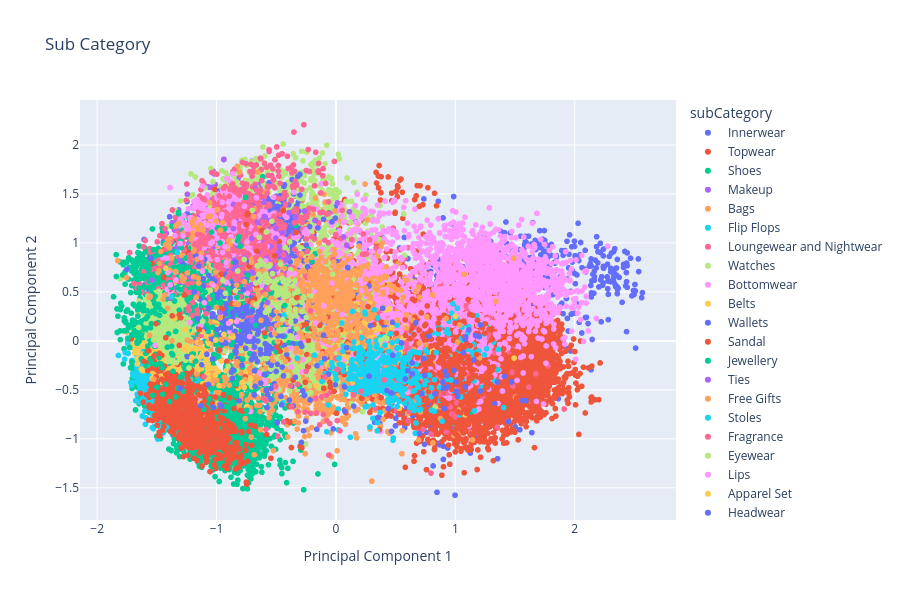

Notebook code cell kept with this figure:
### Code cell
fig = px.scatter(train, x=0, y=1, color="subCategory", title='Sub Category', height=600, labels={
                     "0": "Principal Component 1",
                     "1": "Principal Component 2"})
fig.show()

### Figure 1 — Plotly figure (JSON) as saved in the notebook; plotly's stock layout.template omitted (floating-point values rounded to 4 significant figures; data arrays with more than 128 entries replaced by an {"elided": "..."} marker saying what was removed)
{"data": [{"hovertemplate": "subCategory=Innerwear<br>Principal Component 1=%{x}<br>Principal Component 2=%{y}<extra></extra>", "legendgroup": "Innerwear", "marker": {"color": "#636efa", "symbol": "circle"}, "mode": "markers", "name": "Innerwear", "showlegend": true, "type": "scattergl", "x": {"elided": "1436 float values"}, "xaxis": "x", "y": {"elided": "1436 float values"}, "yaxis": "y"}, {"hovertemplate": "subCategory=Topwear<br>Principal Component 1=%{x}<br>Principal Component 2=%{y}<extra></extra>", "legendgroup": "Topwear", "marker": {"color": "#EF553B", "symbol": "circle"}, "mode": "markers", "name": "Topwear", "showlegend": true, "type": "scattergl", "x": {"elided": "12320 float values"}, "xaxis": "x", "y": {"elided": "12320 float values"}, "yaxis": "y"}, {"hovertemplate": "subCategory=Shoes<br>Principal Component 1=%{x}<br>Principal Component 2=%{y}<extra></extra>", "legendgroup": "Shoes", "marker": {"color": "#00cc96", "symbol": "circle"}, "mode": "markers", "name": "Shoes", "showlegend": true, "type": "scattergl", "x": {"elided": "5872 float values"}, "xaxis": "x", "y": {"elided": "5872 float values"}, "yaxis": "y"}, {"hovertemplate": "subCategory=Makeup<br>Principal Component 1=%{x}<br>Principal Component 2=%{y}<extra></extra>", "legendgroup": "Makeup", "marker": {"color": "#ab63fa", "symbol": "circle"}, "mode": "markers", "name": "Makeup", "showlegend": true, "type": "scattergl", "x": {"elided": "250 float values"}, "xaxis": "x", "y": {"elided": "250 float values"}, "yaxis": "y"}, {"hovertemplate": "subCategory=Bags<br>Principal Component 1=%{x}<br>Principal Component 2=%{y}<extra></extra>", "legendgroup": "Bags", "marker": {"color": "#FFA15A", "symbol": "circle"}, "mode": "markers", "name": "Bags", "showlegend": true, "type": "scattergl", "x": {"elided": "2408 float values"}, "xaxis": "x", "y": {"elided": "2408 float values"}, "yaxis": "y"}, {"hovertemplate": "subCategory=Flip Flops<br>Principal Component 1=%{x}<br>Principal Component 2=%{y}<extra></extra>", "legendgroup": "Flip Flops", "marker": {"color": "#19d3f3", "symbol": "circle"}, "mode": "markers", "name": "Flip Flops", "showlegend": true, "type": "scattergl", "x": {"elided": "753 float values"}, "xaxis": "x", "y": {"elided": "753 float values"}, "yaxis": "y"}, {"hovertemplate": "subCategory=Loungewear and Nightwear<br>Principal Component 1=%{x}<br>Principal Component 2=%{y}<extra></extra>", "legendgroup": "Loungewear and Nightwear", "marker": {"color": "#FF6692", "symbol": "circle"}, "mode": "markers", "name": "Loungewear and Nightwear", "showlegend": true, "type": "scattergl", "x": {"elided": "378 float values"}, "xaxis": "x", "y": {"elided": "378 float values"}, "yaxis": "y"}, {"hovertemplate": "subCategory=Watches<br>Principal Component 1=%{x}<br>Principal Component 2=%{y}<extra></extra>", "legendgroup": "Watches", "marker": {"color": "#B6E880", "symbol": "circle"}, "mode": "markers", "name": "Watches", "showlegend": true, "type": "scattergl", "x": {"elided": "2053 float values"}, "xaxis": "x", "y": {"elided": "2053 float values"}, "yaxis": "y"}, {"hovertemplate": "subCategory=Bottomwear<br>Principal Component 1=%{x}<br>Principal Component 2=%{y}<extra></extra>", "legendgroup": "Bottomwear", "marker": {"color": "#FF97FF", "symbol": "circle"}, "mode": "markers", "name": "Bottomwear", "showlegend": true, "type": "scattergl", "x": {"elided": "2141 float values"}, "xaxis": "x", "y": {"elided": "2141 float values"}, "yaxis": "y"}, {"hovertemplate": "subCategory=Belts<br>Principal Component 1=%{x}<br>Principal Component 2=%{y}<extra></extra>", "legendgroup": "Belts", "marker": {"color": "#FECB52", "symbol": "circle"}, "mode": "markers", "name": "Belts", "showlegend": true, "type": "scattergl", "x": {"elided": "644 float values"}, "xaxis": "x", "y": {"elided": "644 float values"}, "yaxis": "y"}, {"hovertemplate": "subCategory=Wallets<br>Principal Component 1=%{x}<br>Principal Component 2=%{y}<extra></extra>", "legendgroup": "Wallets", "marker": {"color": "#636efa", "symbol": "circle"}, "mode": "markers", "name": "Wallets", "showlegend": true, "type": "scattergl", "x": {"elided": "743 float values"}, "xaxis": "x", "y": {"elided": "743 float values"}, "yaxis": "y"}, {"hovertemplate": "subCategory=Sandal<br>Principal Component 1=%{x}<br>Principal Component 2=%{y}<extra></extra>", "legendgroup": "Sandal", "marker": {"color": "#EF553B", "symbol": "circle"}, "mode": "markers", "name": "Sandal", "showlegend": true, "type": "scattergl", "x": {"elided": "786 float values"}, "xaxis": "x", "y": {"elided": "786 float values"}, "yaxis": "y"}, {"hovertemplate": "subCategory=Jewellery<br>Principal Component 1=%{x}<br>Principal Component 2=%{y}<extra></extra>", "legendgroup": "Jewellery", "marker": {"color": "#00cc96", "symbol": "circle"}, "mode": "markers", "name": "Jewellery", "showlegend": true, "type": "scattergl", "x": {"elided": "879 float values"}, "xaxis": "x", "y": {"elided": "879 float values"}, "yaxis": "y"}, {"hovertemplate": "subCategory=Ties<br>Principal Component 1=%{x}<br>Principal Component 2=%{y}<extra></extra>", "legendgroup": "Ties", "marker": {"color": "#ab63fa", "symbol": "circle"}, "mode": "markers", "name": "Ties", "showlegend": true, "type": "scattergl", "x": {"elided": "216 float values"}, "xaxis": "x", "y": {"elided": "216 float values"}, "yaxis": "y"}, {"hovertemplate": "subCategory=Free Gifts<br>Principal Component 1=%{x}<br>Principal Component 2=%{y}<extra></extra>", "legendgroup": "Free Gifts", "marker": {"color": "#FFA15A", "symbol": "circle"}, "mode": "markers", "name": "Free Gifts", "showlegend": true, "type": "scattergl", "x": [-0.2744, -0.1836, -0.0995, -0.5694, 0.2651, -0.002749, -0.6264, 0.06879, 0.1276, -0.6183, -0.5135, -0.008, -1.166, -0.5377, -0.3685, -0.1369, -0.5849, -0.01639, 0.2495, -1.437, 0.3412, -0.1919, 0.6473, 0.04363, 0.4395, -0.1093, 0.4439, 0.2441, 0.4725, 0.04261, -0.8223, 0.03553, 0.208, -0.1407, -0.1547, -0.06219, -0.7212, -0.2291, -0.6615, -1.485, -1.438, -1.498, -0.08846, -0.4616, -0.6037, -1.294, 0.07924, 0.5352, -0.337, 0.5872, -0.6743, -0.5174, -0.7628, -0.2375, -1.422, -0.2055, -0.1973, -0.7422, -0.09021, -0.3215, -0.1715, -0.5873, -0.2405, -1.45, -0.5472, -0.3364, -1.473, -0.3362, 0.1666, 0.5115, -0.3243, -0.6526, 0.2004, -0.5948, -0.2161, -0.04327, -1.06, -0.2645, -1.041, -1.499, -0.3107], "xaxis": "x", "y": [0.5345, -0.1787, 1.496, 1.237, 1.236, 0.4562, 1.035, -0.4298, 0.3116, 1.378, -0.4693, 1.326, -0.3384, -0.1558, 0.533, 0.9092, 0.3799, 0.9334, 0.6321, 0.3819, -0.06591, 1.288, -0.6265, -0.3462, 0.02167, 0.2327, -0.3564, 1.601, -0.6151, -0.3456, 1.056, -0.1151, -0.6285, 0.998, 0.798, 0.448, 0.4198, 0.3746, 1.101, 0.7408, 0.2815, 0.4514, 0.4677, 0.8027, 1.52, 1.225, 0.1112, -0.4783, 0.3279, -0.2461, 1.149, 0.4388, 0.9223, 0.9159, -0.03002, -0.2514, 0.4006, 0.7449, 1.417, 0.3397, 1.459, 0.9317, 0.3215, 0.3917, -0.08144, -0.652, 0.2449, 0.7107, -0.4313, -0.4734, -0.1898, 0.9446, 0.6776, 0.7181, 1.347, 0.8502, 0.004146, 0.6429, 1.055, 0.3262, 0.8241], "yaxis": "y"}, {"hovertemplate": "subCategory=Stoles<br>Principal Component 1=%{x}<br>Principal Component 2=%{y}<extra></extra>", "legendgroup": "Stoles", "marker": {"color": "#19d3f3", "symbol": "circle"}, "mode": "markers", "name": "Stoles", "showlegend": true, "type": "scattergl", "x": [0.9333, 0.8737, 0.649, -0.2595, -1.105, 0.9388, 1.101, 1.003, -0.06481, 1.051, 1.017, 0.8712, 1.355, 0.4492, -0.4437, 1.151, 0.8714, 0.9459, 0.01991, 0.9233, 1.321, 0.9785, 1.076, 1.014, 1.36, 1.114, 1.067, 0.5014, 1.242, 1.069, 1.33, 0.6576, 1.243, 1.044, 1.104, 1.0, 1.179, 1.058, 0.8559, 1.196, -0.07703, 0.9765, 1.056, 0.9936, 0.7791, 0.9694, 1.405, 0.9957, 1.061, 0.7986, 0.8105, 0.9225, 1.155, 1.222, 0.7649, 0.02047, 0.4153, 0.3494, 1.038, 0.855, 0.6659, 1.3, 0.6853, 1.059, 0.6994, 0.979, 0.9872, 0.5118, 1.155, 0.5236, 1.092, 1.019, 0.8899, 1.262, 1.16, 1.156, 0.7274, 1.143, 0.9447, 0.7074], "xaxis": "x", "y": [0.1142, -0.6078, 0.06921, -0.5513, 0.09584, -0.1569, -0.08516, -0.3932, -0.6551, 0.02482, 0.3326, -0.494, -0.2942, -0.3819, -0.6337, -0.1518, 0.1297, 0.2002, -0.908, 0.09028, -0.01265, -0.5051, -0.5377, 0.2295, -0.08686, 0.1451, -0.06736, -0.589, 0.07033, -0.2225, -0.4081, -0.6915, -0.1426, -0.4523, 0.08274, 0.2311, 0.2551, -0.3932, 0.07213, -0.1029, -0.9276, -0.506, 0.1401, 0.2285, -0.5308, 0.2836, -0.6809, 3.345e-06, 0.007537, -0.708, 0.08241, 0.2569, -0.03581, -0.4757, -0.08515, -0.6958, 0.1455, 0.2339, -0.7555, 0.1543, -0.119, -0.3694, -0.4993, -0.3935, -0.6339, 0.3798, -0.8439, 0.1601, -0.1508, -0.4726, -0.04636, -0.1114, -0.8206, -0.07985, -0.7137, -0.4083, -0.6141, -0.1145, 0.07339, -0.3751], "yaxis": "y"}, {"hovertemplate": "subCategory=Fragrance<br>Principal Component 1=%{x}<br>Principal Component 2=%{y}<extra></extra>", "legendgroup": "Fragrance", "marker": {"color": "#FF6692", "symbol": "circle"}, "mode": "markers", "name": "Fragrance", "showlegend": true, "type": "scattergl", "x": {"elided": "806 float values"}, "xaxis": "x", "y": {"elided": "806 float values"}, "yaxis": "y"}, {"hovertemplate": "subCategory=Eyewear<br>Principal Component 1=%{x}<br>Principal Component 2=%{y}<extra></extra>", "legendgroup": "Eyewear", "marker": {"color": "#B6E880", "symbol": "circle"}, "mode": "markers", "name": "Eyewear", "showlegend": true, "type": "scattergl", "x": {"elided": "855 float values"}, "xaxis": "x", "y": {"elided": "855 float values"}, "yaxis": "y"}, {"hovertemplate": "subCategory=Lips<br>Principal Component 1=%{x}<br>Principal Component 2=%{y}<extra></extra>", "legendgroup": "Lips", "marker": {"color": "#FF97FF", "symbol": "circle"}, "mode": "markers", "name": "Lips", "showlegend": true, "type": "scattergl", "x": {"elided": "419 float values"}, "xaxis": "x", "y": {"elided": "419 float values"}, "yaxis": "y"}, {"hovertemplate": "subCategory=Apparel Set<br>Principal Component 1=%{x}<br>Principal Component 2=%{y}<extra></extra>", "legendgroup": "Apparel Set", "marker": {"color": "#FECB52", "symbol": "circle"}, "mode": "markers", "name": "Apparel Set", "showlegend": true, "type": "scattergl", "x": [0.2746, 0.329, 0.6989, 0.1502, 0.5318, 0.248, 0.5396, 0.3907, 0.151, 0.3236, 0.3892, 0.496, 0.1825, 0.2307, 0.2843, 0.2644, -0.1641, 1.002, 0.3543, 0.4385, 0.4368, 0.6256, -0.1465, 0.06278, 0.2653, 0.4147, 0.4414, -0.1451, 0.4673, 0.4203, 0.6787, 0.5633, 0.3281, 0.1872, 0.2771, 0.3102, 0.4125, 0.3062, 0.1764, 0.1845, 0.2605, 0.3908, 0.1666, 0.6393, 0.4447, -0.09242, 0.5794, 0.3671, 0.3417, 0.1794, 0.08717, 0.8062, 0.5395, 0.4545, 0.3159, 0.8027, 0.3851, 0.2341, 0.1671, -0.003112, 0.01512, 0.1941, 0.3326, 0.4517, 0.2827, 0.5715, 0.329, 0.61, -0.04274, 0.4539, 0.1405, 0.1725, 0.2329, 0.1217, 1.081, 0.5829, 0.4471, -0.4242, 0.3323, -0.09226, 0.2634, 0.2756, 0.2193, 0.25, 0.3405], "xaxis": "x", "y": [0.05268, -0.1045, -0.4145, -0.2719, -0.6887, 0.3093, -0.229, -0.04965, 0.1281, -0.1279, -0.08776, -0.05279, -0.02264, 0.07963, 0.3953, 0.1352, -0.4602, 0.2512, -0.4408, -0.09142, -0.3704, -0.3253, 0.7432, 0.08644, 0.05782, 0.3157, -0.2994, 0.3126, 0.1347, 0.1171, -0.4194, 0.02764, -0.2172, 0.7326, -0.1841, -0.3091, 0.07283, 0.1485, -0.303, -0.361, 0.2381, -0.1125, 0.1027, -0.2459, -0.3088, 0.4913, -0.4514, 0.1218, -0.1187, -0.4016, -0.1619, -0.13, -0.1164, 0.04263, 0.03624, -0.08111, -0.07736, 0.1884, -0.103, 0.2222, -0.04519, 0.1807, 0.01545, -0.1577, -0.3743, -0.2094, -0.2808, -0.4288, 0.1032, -0.04409, -0.4178, 0.3801, -0.06774, -0.195, -0.7553, 0.1473, 0.3258, 0.3184, 0.1095, 0.3961, 0.1008, -0.2564, -0.2525, 0.1622, -0.233], "yaxis": "y"}, {"hovertemplate": "subCategory=Headwear<br>Principal Component 1=%{x}<br>Principal Component 2=%{y}<extra></extra>", "legendgroup": "Headwear", "marker": {"color": "#636efa", "symbol": "circle"}, "mode": "markers", "name": "Headwear", "showlegend": true, "type": "scattergl", "x": {"elided": "229 float values"}, "xaxis": "x", "y": {"elided": "229 float values"}, "yaxis": "y"}, {"hovertemplate": "subCategory=Dress<br>Principal Component 1=%{x}<br>Principal Component 2=%{y}<extra></extra>", "legendgroup": "Dress", "marker": {"color": "#EF553B", "symbol": "circle"}, "mode": "markers", "name": "Dress", "showlegend": true, "type": "scattergl", "x": {"elided": "377 float values"}, "xaxis": "x", "y": {"elided": "377 float values"}, "yaxis": "y"}, {"hovertemplate": "subCategory=Cufflinks<br>Principal Component 1=%{x}<br>Principal Component 2=%{y}<extra></extra>", "legendgroup": "Cufflinks", "marker": {"color": "#00cc96", "symbol": "circle"}, "mode": "markers", "name": "Cufflinks", "showlegend": true, "type": "scattergl", "x": [-1.188, -1.376, -1.506, -1.528, -1.756, -1.436, -1.614, -1.477, -1.282, -1.552, -1.485, -1.3, -1.033, -1.365, -1.639, -1.285, -1.632, -1.367, -1.839, -1.612, -1.54, -1.423, -1.645, -1.296, -1.368, -1.519, -1.683, -1.322, -1.329, -1.648, -1.537, -1.335, -1.392, -1.402, -1.609, -1.831, -1.631, -1.567, -1.659, -1.582, -1.689, -0.9557, -1.557, -1.376, -1.432, -1.579, -1.554, -1.546, -1.412, -1.343, -1.545, -1.32, -1.49, -1.373, -1.529, -1.602, -1.3, -1.469, -1.509, -1.445, -1.536, -1.436, -1.288, -1.483, -1.352, -1.514, -1.246, -1.71, -1.302, -1.657, -1.41, -1.651, -1.646, -1.568, -1.312, -1.68, -1.318, -1.404, -1.47, -1.588, -1.591, -1.64, -1.419, -1.564], "xaxis": "x", "y": [0.703, -0.05517, 0.3402, 0.9317, 0.3015, 0.6665, 0.308, 0.2599, 0.8452, 0.2877, 0.7915, 1.017, 0.4665, 0.7465, 0.331, 0.7391, 0.1991, -0.1431, 0.6571, 0.3667, 0.4801, 0.7323, 0.3728, 0.9519, 0.4609, 0.3817, 0.357, 0.6505, 0.5447, 0.5383, 1.143, 0.2267, 0.5929, 0.0711, 0.6623, 0.08553, 0.6403, 0.7307, 0.3158, 0.3083, 0.6874, 0.8175, 0.5364, -0.1286, 0.4933, 0.2473, 0.1335, 0.1754, -0.06453, 0.09663, 0.5512, 0.7545, 0.1865, 1.17, 0.4179, 0.317, 0.5218, 0.8818, 0.279, 0.6233, 0.3035, 0.3026, 0.755, 0.3717, 0.4069, 0.455, 1.062, 0.7125, 0.7275, 0.6296, 0.7277, 0.4937, 0.7873, 0.7833, 0.3126, 0.6872, 1.297, 0.5797, 0.3222, 0.1279, 0.2256, 0.3389, 0.4283, 0.6067], "yaxis": "y"}, {"hovertemplate": "subCategory=Skin Care<br>Principal Component 1=%{x}<br>Principal Component 2=%{y}<extra></extra>", "legendgroup": "Skin Care", "marker": {"color": "#ab63fa", "symbol": "circle"}, "mode": "markers", "name": "Skin Care", "showlegend": true, "type": "scattergl", "x": [-0.799, -0.7597, -0.8587, -0.6007, -0.8927, -0.8173, -1.245, -1.541, -0.6054, -0.6741, -0.8743, -1.307, -1.168, -0.672, -0.9365, -0.838, -0.829, -1.143, -1.371, -0.3388, -0.8109, -0.8111, -1.385, -0.6921, -1.007, -1.262, -0.7573, -0.8998, -1.004, -0.9715, -1.023, -0.9478, -1.085, -1.215, -0.9071, -0.9983, -0.813, -1.206, -0.6858, -0.7218, -0.9666, -0.7097, -0.8329, -0.854, -0.8185, -0.6491, -0.8095, -0.6333, -0.3526, -0.5675, -0.7971, -0.9143, -1.039, -0.6958, -1.101, -0.9884, -0.7986, -0.9797, -1.024, -1.289, -0.7469, -0.928, -0.7713], "xaxis": "x", "y": [1.196, 1.283, 1.394, 1.416, 1.1, 1.193, 1.497, 0.6188, 0.9977, 0.9342, 1.197, 0.8242, 0.9958, 1.56, 1.099, 0.9903, 1.124, 0.9677, 0.5404, 1.26, 1.125, 1.19, 0.4346, 1.297, 1.107, 0.6471, 1.254, 1.243, 1.077, 0.2865, 0.9841, 1.133, 1.133, 0.6425, 1.045, 1.137, 0.9792, 0.6391, 1.106, 1.008, 1.24, 1.357, 1.254, 0.7321, 1.175, 0.9114, 0.9884, 1.205, 1.102, 1.249, 0.9257, 0.7947, 1.043, 1.006, 1.186, 1.025, 0.9815, 0.7009, 0.9654, 0.599, 0.8578, 1.138, 0.9102], "yaxis": "y"}, {"hovertemplate": "subCategory=Socks<br>Principal Component 1=%{x}<br>Principal Component 2=%{y}<extra></extra>", "legendgroup": "Socks", "marker": {"color": "#FFA15A", "symbol": "circle"}, "mode": "markers", "name": "Socks", "showlegend": true, "type": "scattergl", "x": {"elided": "544 float values"}, "xaxis": "x", "y": {"elided": "544 float values"}, "yaxis": "y"}, {"hovertemplate": "subCategory=Saree<br>Principal Component 1=%{x}<br>Principal Component 2=%{y}<extra></extra>", "legendgroup": "Saree", "marker": {"color": "#19d3f3", "symbol": "circle"}, "mode": "markers", "name": "Saree", "showlegend": true, "type": "scattergl", "x": {"elided": "361 float values"}, "xaxis": "x", "y": {"elided": "361 float values"}, "yaxis": "y"}, {"hovertemplate": "subCategory=Nails<br>Principal Component 1=%{x}<br>Principal Component 2=%{y}<extra></extra>", "legendgroup": "Nails", "marker": {"color": "#FF6692", "symbol": "circle"}, "mode": "markers", "name": "Nails", "showlegend": true, "type": "scattergl", "x": {"elided": "266 float values"}, "xaxis": "x", "y": {"elided": "266 float values"}, "yaxis": "y"}, {"hovertemplate": "subCategory=Accessories<br>Principal Component 1=%{x}<br>Principal Component 2=%{y}<extra></extra>", "legendgroup": "Accessories", "marker": {"color": "#B6E880", "symbol": "circle"}, "mode": "markers", "name": "Accessories", "showlegend": true, "type": "scattergl", "x": [-0.3977, -0.5816, -0.3791, 0.4276, -0.43, -0.3904, -0.638, -0.4215, -0.383, -0.5148, -0.3429, -0.4133, -1.583, -0.8229, -0.2822, -0.5699, -0.3926, -0.339, -0.371, -0.5312, -0.4651, -0.6701, -0.3885, -0.552, -0.649, -0.4521, -0.4843, -0.4806, -0.5537, -0.7022, 0.4119, -0.5468, -0.6317, -0.3801, -0.4455, -0.5323, -0.3484, -0.4444, -0.626, -0.3726, -0.2475, -0.4865, -0.6278, 0.3754, -0.2286, -0.4764, -0.4003, -0.3467, -0.495, -0.4843, -0.5865, -0.1786, -0.4986, -0.5371, -0.573, -0.5398, -0.2676, -0.4415, -0.5133, -0.5706, -0.4372, -0.4226, -0.3273, -0.9462, -0.4591, -0.3443, -0.5877, -0.3963, -0.6037, -0.5285, -0.6452, -0.4801, -0.4, -0.4483, -0.8519, -0.5018, -0.4101, -0.4456, -0.613, -0.3186, -0.36, -0.6267, -0.3356, -0.02781, -0.9258, -0.5137, -0.429, -0.2846, -1.115, -0.4306, -0.459, -0.6703, -0.8416, -1.053, -0.4819, -0.5899, -0.5793, -0.4329], "xaxis": "x", "y": [0.4737, -0.1811, 0.1962, 0.02447, 0.45, 0.3354, 0.6112, 0.5075, 0.05048, 0.6009, 0.6141, 0.4565, 0.05683, 0.7132, 0.3005, 0.3325, 0.6121, 0.3237, 0.4157, 0.6865, 0.7834, 0.5905, 0.2824, 0.6129, 0.7687, 0.4871, 0.5208, 0.371, 0.7687, 1.331, 0.03002, -0.2875, 0.8178, 0.7288, 0.4975, 0.5446, 0.3912, 0.3891, 0.8029, 0.2456, 0.241, 0.5155, 0.6591, 0.007648, -0.1891, 0.1046, 1.335, 0.4826, 0.6223, 0.3424, 0.6799, -0.2822, 0.4656, 1.222, 0.5979, 0.392, 0.4396, 0.6066, 0.6014, 0.7559, 0.4661, 0.3609, 0.1262, 0.6134, 0.521, 0.4121, 0.6033, 0.3625, 0.7781, -0.2662, 0.6788, 0.475, 0.296, 0.6384, 1.018, 0.3705, 0.5755, 0.2188, 0.779, 0.5004, 0.5636, 0.6342, 0.4189, 0.6814, 0.4858, 0.5717, 0.5068, 0.3954, 0.1991, 0.5327, 0.504, 0.3701, 0.5121, 0.5153, 0.5389, 0.2906, 0.6477, 0.5234], "yaxis": "y"}, {"hovertemplate": "subCategory=Skin<br>Principal Component 1=%{x}<br>Principal Component 2=%{y}<extra></extra>", "legendgroup": "Skin", "marker": {"color": "#FF97FF", "symbol": "circle"}, "mode": "markers", "name": "Skin", "showlegend": true, "type": "scattergl", "x": [-1.136, -1.03, -0.9295, -1.163, -1.039, -0.5288, -0.9181, -0.8831, -0.8544, -0.9005, -1.34, -0.8613, -1.118, -0.9926, -0.9506, -1.303, -0.8528, -1.13, -1.515, -1.105, -0.7664, -0.7429, -1.28, -0.9362, -0.9954, -1.082, -0.8328, -0.8262, -0.9595, -1.05, -1.407, -1.418, -1.026, -1.076, -0.85, -0.8481, -0.7724, -1.118, -1.413, -1.222, -0.9526, -0.9552, -1.034, -1.017, -0.3526, -0.6709, -0.6654, -1.013, -0.9484, -0.5653, -1.028, -0.8635, -0.9815, -0.9004], "xaxis": "x", "y": [0.151, 1.18, 0.9611, 1.443, 1.129, 1.117, 0.7986, 1.063, 1.14, 1.129, 0.6232, 1.126, 1.58, 0.8299, 1.015, 0.9943, 1.214, 0.8519, -0.04676, 1.198, 1.374, 1.012, 1.074, 1.191, 1.049, 1.335, 1.004, 1.041, 1.265, 0.9941, 0.6977, 0.8449, 1.232, 1.181, 1.179, 1.121, 1.171, 0.7116, 0.524, 0.1872, 1.415, 1.29, 1.012, 1.096, 1.517, 1.087, 1.462, 1.267, 0.902, 1.282, 1.105, 1.706, 0.9853, 1.412], "yaxis": "y"}, {"hovertemplate": "subCategory=Sports Equipment<br>Principal Component 1=%{x}<br>Principal Component 2=%{y}<extra></extra>", "legendgroup": "Sports Equipment", "marker": {"color": "#FECB52", "symbol": "circle"}, "mode": "markers", "name": "Sports Equipment", "showlegend": true, "type": "scattergl", "x": [-1.064, -1.235, -1.349, -1.011, -1.267, -0.8807, -0.2689, -1.007, -1.254, -1.279, -1.18, -0.7673, -0.7835, -1.119, -1.011, -1.251, -0.7046, -1.424], "xaxis": "x", "y": [-0.02939, -0.08824, 0.23, -0.2783, 0.1147, 0.1968, -0.7264, 0.008303, -0.0588, -0.08639, -0.08024, -0.4738, -0.4249, 0.0936, -0.3504, -0.06168, -0.468, 0.7409], "yaxis": "y"}, {"hovertemplate": "subCategory=Scarves<br>Principal Component 1=%{x}<br>Principal Component 2=%{y}<extra></extra>", "legendgroup": "Scarves", "marker": {"color": "#636efa", "symbol": "circle"}, "mode": "markers", "name": "Scarves", "showlegend": true, "type": "scattergl", "x": [-0.2715, -0.5168, 0.2879, 0.829, -0.1036, 0.4623, -0.5843, -0.5775, 0.7189, -0.6565, 0.6381, 1.411, 0.438, 0.737, 1.066, -0.2168, 0.3514, -0.2655, 0.07206, 0.09059, 1.081, -0.5415, 1.019, -0.06337, 0.5493, -0.3574, -0.6833, 1.471, -0.2893, 1.207, -0.81, -0.573, -0.4603, 0.2776, -0.5007, 0.5806, 1.114, 1.2, 0.4759, 0.9345, -1.034, 0.7425, 1.17, -0.4391, -0.341, -0.1588, 1.563, -0.2876, 0.6397, -0.7737, 0.09864, -0.09469, 0.9077, -0.7873, 0.895, 1.353, 0.3926, -0.4507, -0.1598, -0.6816, -0.2533, -0.4551, -0.551, 0.1492, 1.155, 0.4281, -0.3693, 0.7005, -0.6737, 0.669, 0.9297, 1.083, 0.9878, 0.6018, -0.5812, 0.7792, 1.444, 0.9024, -0.8388, 1.591, 0.9147, 0.4655, 1.209, -0.4924, 1.013, -0.2788, 1.087, 0.07446, 1.005, -0.6777, -0.3911], "xaxis": "x", "y": [-0.9168, -0.4373, 0.155, -0.541, 0.0585, -0.532, -0.5058, -0.6807, -0.539, 0.06975, -0.2254, -0.3619, -0.6916, -0.18, -0.1188, -0.6029, -0.7824, -0.558, -0.4699, -0.06961, 0.01661, -0.2496, -0.5657, -0.3398, -0.02033, -0.6653, -0.5519, -0.4197, -1.036, -0.5116, -0.6112, -0.5462, -0.5666, -0.3606, -0.3116, -0.3905, 0.1121, 0.04257, -0.1469, -0.4704, -0.1831, -0.3505, 0.05471, -0.3563, -0.3716, -0.2539, -0.6081, -0.0532, -0.3377, 0.3253, 0.7488, -0.1819, -0.6906, -0.2491, -0.4191, -0.4206, 0.3334, -0.267, -0.9029, -0.3052, -0.8186, -0.6531, -0.5947, -0.6664, -0.1947, -0.5065, -0.4621, -0.9459, -0.1749, 0.1851, -0.3559, -0.4699, -0.3004, -0.3041, 0.2064, 0.04863, -0.8232, -0.4831, 0.8051, -0.611, -0.3091, -0.9238, 0.163, -0.8363, -0.5175, -0.5102, 0.03934, -0.7169, -0.4201, -0.4644, -0.6048], "yaxis": "y"}, {"hovertemplate": "subCategory=Shoe Accessories<br>Principal Component 1=%{x}<br>Principal Component 2=%{y}<extra></extra>", "legendgroup": "Shoe Accessories", "marker": {"color": "#EF553B", "symbol": "circle"}, "mode": "markers", "name": "Shoe Accessories", "showlegend": true, "type": "scattergl", "x": [-1.525, -0.4401, -0.4753, -0.9607, -0.327, -1.312, -1.606, -0.6621, -1.479, -1.372, -1.143, -1.568, -1.311, -1.301, -0.3323, -0.6199, -0.977, -1.507, -1.425], "xaxis": "x", "y": [-0.1566, 1.33, 1.013, 0.6825, 0.4402, -0.04594, -0.2098, 0.9152, -0.1278, 0.2553, 0.115, -0.1009, 0.2673, 0.2352, 1.107, 1.128, -0.09365, 0.1762, 0.03232], "yaxis": "y"}, {"hovertemplate": "subCategory=Bath and Body<br>Principal Component 1=%{x}<br>Principal Component 2=%{y}<extra></extra>", "legendgroup": "Bath and Body", "marker": {"color": "#00cc96", "symbol": "circle"}, "mode": "markers", "name": "Bath and Body", "showlegend": true, "type": "scattergl", "x": [-0.9315, -0.9887, -0.756, -1.042, -0.802, -0.8237, -0.9705, -1.381, -0.8147], "xaxis": "x", "y": [1.146, 1.157, 1.465, 1.11, 0.9662, 1.022, 0.9993, 0.5461, 1.061], "yaxis": "y"}, {"hovertemplate": "subCategory=Hair<br>Principal Component 1=%{x}<br>Principal Component 2=%{y}<extra></extra>", "legendgroup": "Hair", "marker": {"color": "#ab63fa", "symbol": "circle"}, "mode": "markers", "name": "Hair", "showlegend": true, "type": "scattergl", "x": [-0.2623, 0.09012, -0.1752, -0.5031, 0.06381, -0.4754, -0.6012, -0.7068, -0.1714, -0.4725, -0.8581, -0.4489, -0.5925, -0.3927, -0.7372, -0.5029, -0.6967, -0.657], "xaxis": "x", "y": [1.326, 0.9767, 1.23, 1.15, 1.061, 0.91, 1.269, 1.045, 1.23, 0.9645, 1.146, 1.103, 1.266, 1.31, 0.5409, 1.05, 0.6931, 1.211], "yaxis": "y"}, {"hovertemplate": "subCategory=Eyes<br>Principal Component 1=%{x}<br>Principal Component 2=%{y}<extra></extra>", "legendgroup": "Eyes", "marker": {"color": "#FFA15A", "symbol": "circle"}, "mode": "markers", "name": "Eyes", "showlegend": true, "type": "scattergl", "x": [-1.203, -0.6538, -0.8876, -1.374, -1.447, -1.137, -1.193, -0.6877, -1.246, -1.41, -0.9663, -1.561, -1.157, -1.396, -0.9923, -1.067, -1.216, -1.467, -0.9484, -1.059, -0.8058, -1.32, -1.003, -1.054, -1.204, -0.8255, -1.341, -1.189, -0.8987], "xaxis": "x", "y": [1.213, 1.723, 0.9843, 0.0003517, 0.4253, 1.185, 1.172, 1.269, 0.007606, 0.3321, 1.129, 0.05676, 1.153, 0.998, 1.339, 1.268, -0.006912, 0.9123, 1.208, 1.41, 1.724, 1.2, 1.224, 1.272, 1.205, 1.782, 1.174, 1.242, 1.026], "yaxis": "y"}, {"hovertemplate": "subCategory=Beauty Accessories<br>Principal Component 1=%{x}<br>Principal Component 2=%{y}<extra></extra>", "legendgroup": "Beauty Accessories", "marker": {"color": "#19d3f3", "symbol": "circle"}, "mode": "markers", "name": "Beauty Accessories", "showlegend": true, "type": "scattergl", "x": [-1.329, -1.377], "xaxis": "x", "y": [0.9048, 0.4492], "yaxis": "y"}, {"hovertemplate": "subCategory=Mufflers<br>Principal Component 1=%{x}<br>Principal Component 2=%{y}<extra></extra>", "legendgroup": "Mufflers", "marker": {"color": "#FF6692", "symbol": "circle"}, "mode": "markers", "name": "Mufflers", "showlegend": true, "type": "scattergl", "x": [-0.6085, -0.1364, -0.2125, -0.1706, 0.1455, -0.3793, -0.1629, -0.1062, -0.549, -0.5856, -0.317, 0.009344, -0.08075, -0.4387, -0.4876, -0.05131, -0.5043, -0.3728, -0.07529, -0.09423, 0.03344, -0.05325, -0.2583, -0.3194, 0.0107, -0.2496, -0.586, -0.1209, -0.0592, 0.2101, 0.4042, -0.2127], "xaxis": "x", "y": [-0.5897, -0.8573, 0.3063, -0.5858, -0.5513, -0.4571, -0.7373, -0.7511, 0.1238, -0.9036, -0.7246, -0.2907, -0.5589, -0.8277, -0.9721, -0.8443, -0.4633, -0.6707, -0.8168, -0.3679, -0.9176, -0.5315, -0.7269, -0.4449, -0.8141, -0.3115, -0.6131, -0.5717, -1.166, -0.5135, -0.3987, -0.7397], "yaxis": "y"}, {"hovertemplate": "subCategory=Water Bottle<br>Principal Component 1=%{x}<br>Principal Component 2=%{y}<extra></extra>", "legendgroup": "Water Bottle", "marker": {"color": "#B6E880", "symbol": "circle"}, "mode": "markers", "name": "Water Bottle", "showlegend": true, "type": "scattergl", "x": [-0.6602, -0.3881, -0.4261, -0.7687, -0.6419, -0.5826], "xaxis": "x", "y": [0.7659, 1.011, 0.9538, 0.8315, 1.057, 1.111], "yaxis": "y"}, {"hovertemplate": "subCategory=Gloves<br>Principal Component 1=%{x}<br>Principal Component 2=%{y}<extra></extra>", "legendgroup": "Gloves", "marker": {"color": "#FF97FF", "symbol": "circle"}, "mode": "markers", "name": "Gloves", "showlegend": true, "type": "scattergl", "x": [-1.102, -0.03471, -0.3252, -0.7232, -0.8988, -0.8309, -0.3741, -0.3915, 0.053, -0.1026, -0.1694, -1.029, -1.387, -0.3458], "xaxis": "x", "y": [0.3883, 0.5903, 0.03835, 0.04438, 0.1794, 0.1989, -0.07375, 0.6912, 0.2706, 0.3576, 0.1835, 0.5697, 0.5721, 0.684], "yaxis": "y"}, {"hovertemplate": "subCategory=Umbrellas<br>Principal Component 1=%{x}<br>Principal Component 2=%{y}<extra></extra>", "legendgroup": "Umbrellas", "marker": {"color": "#FECB52", "symbol": "circle"}, "mode": "markers", "name": "Umbrellas", "showlegend": true, "type": "scattergl", "x": [-0.8626, -1.206, -1.09, -0.9378], "xaxis": "x", "y": [0.03827, -0.1685, -0.2123, 0.06541], "yaxis": "y"}, {"hovertemplate": "subCategory=Home Furnishing<br>Principal Component 1=%{x}<br>Principal Component 2=%{y}<extra></extra>", "legendgroup": "Home Furnishing", "marker": {"color": "#636efa", "symbol": "circle"}, "mode": "markers", "name": "Home Furnishing", "showlegend": true, "type": "scattergl", "x": [-0.5992], "xaxis": "x", "y": [-0.3426], "yaxis": "y"}, {"hovertemplate": "subCategory=Perfumes<br>Principal Component 1=%{x}<br>Principal Component 2=%{y}<extra></extra>", "legendgroup": "Perfumes", "marker": {"color": "#EF553B", "symbol": "circle"}, "mode": "markers", "name": "Perfumes", "showlegend": true, "type": "scattergl", "x": [-1.014, -1.442, -0.7524, -0.7443, -0.7375], "xaxis": "x", "y": [1.547, 0.6506, 1.188, 1.289, 1.303], "yaxis": "y"}, {"hovertemplate": "subCategory=Sports Accessories<br>Principal Component 1=%{x}<br>Principal Component 2=%{y}<extra></extra>", "legendgroup": "Sports Accessories", "marker": {"color": "#00cc96", "symbol": "circle"}, "mode": "markers", "name": "Sports Accessories", "showlegend": true, "type": "scattergl", "x": [-0.4284, -0.6719, -0.8296], "xaxis": "x", "y": [0.3612, 0.1609, 0.443], "yaxis": "y"}, {"hovertemplate": "subCategory=Wristbands<br>Principal Component 1=%{x}<br>Principal Component 2=%{y}<extra></extra>", "legendgroup": "Wristbands", "marker": {"color": "#ab63fa", "symbol": "circle"}, "mode": "markers", "name": "Wristbands", "showlegend": true, "type": "scattergl", "x": [-0.5728, -0.7052], "xaxis": "x", "y": [0.3922, 0.2089], "yaxis": "y"}, {"hovertemplate": "subCategory=Vouchers<br>Principal Component 1=%{x}<br>Principal Component 2=%{y}<extra></extra>", "legendgroup": "Vouchers", "marker": {"color": "#FFA15A", "symbol": "circle"}, "mode": "markers", "name": "Vouchers", "showlegend": true, "type": "scattergl", "x": [-1.525], "xaxis": "x", "y": [-0.3914], "yaxis": "y"}], "layout": {"height": 600, "legend": {"title": {"text": "subCategory"}, "tracegroupgap": 0}, "title": {"text": "Sub Category"}, "xaxis": {"anchor": "y", "domain": [0, 1], "title": {"text": "Principal Component 1"}}, "yaxis": {"anchor": "x", "domain": [0, 1], "title": {"text": "Principal Component 2"}}}}
